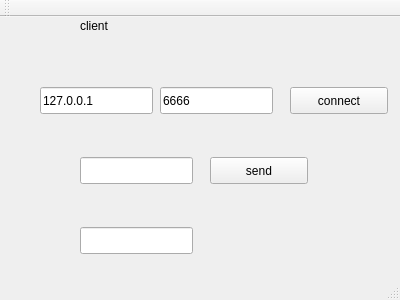
<?xml version="1.0" encoding="UTF-8"?>
<ui version="4.0">
 <class>MainWindow</class>
 <widget class="QMainWindow" name="MainWindow">
  <property name="geometry">
   <rect>
    <x>0</x>
    <y>0</y>
    <width>400</width>
    <height>300</height>
   </rect>
  </property>
  <property name="windowTitle">
   <string>MainWindow</string>
  </property>
  <widget class="QWidget" name="centralWidget">
   <widget class="QLineEdit" name="lineEdit">
    <property name="geometry">
     <rect>
      <x>80</x>
      <y>210</y>
      <width>113</width>
      <height>27</height>
     </rect>
    </property>
   </widget>
   <widget class="QPushButton" name="pushButton">
    <property name="geometry">
     <rect>
      <x>210</x>
      <y>140</y>
      <width>98</width>
      <height>27</height>
     </rect>
    </property>
    <property name="text">
     <string>send</string>
    </property>
   </widget>
   <widget class="QLabel" name="label">
    <property name="geometry">
     <rect>
      <x>80</x>
      <y>0</y>
      <width>66</width>
      <height>17</height>
     </rect>
    </property>
    <property name="text">
     <string>client</string>
    </property>
   </widget>
   <widget class="QLineEdit" name="lineEdit_2">
    <property name="geometry">
     <rect>
      <x>80</x>
      <y>140</y>
      <width>113</width>
      <height>27</height>
     </rect>
    </property>
   </widget>
   <widget class="QLineEdit" name="lineEdit_3">
    <property name="geometry">
     <rect>
      <x>160</x>
      <y>70</y>
      <width>113</width>
      <height>27</height>
     </rect>
    </property>
    <property name="text">
     <string>6666</string>
    </property>
   </widget>
   <widget class="QPushButton" name="pushButton_2">
    <property name="geometry">
     <rect>
      <x>290</x>
      <y>70</y>
      <width>98</width>
      <height>27</height>
     </rect>
    </property>
    <property name="text">
     <string>connect</string>
    </property>
   </widget>
   <widget class="QLineEdit" name="lineEdit_4">
    <property name="geometry">
     <rect>
      <x>40</x>
      <y>70</y>
      <width>113</width>
      <height>27</height>
     </rect>
    </property>
    <property name="text">
     <string>127.0.0.1</string>
    </property>
   </widget>
  </widget>
  <widget class="QMenuBar" name="menuBar">
   <property name="geometry">
    <rect>
     <x>0</x>
     <y>0</y>
     <width>400</width>
     <height>25</height>
    </rect>
   </property>
  </widget>
  <widget class="QToolBar" name="mainToolBar">
   <attribute name="toolBarArea">
    <enum>TopToolBarArea</enum>
   </attribute>
   <attribute name="toolBarBreak">
    <bool>false</bool>
   </attribute>
  </widget>
  <widget class="QStatusBar" name="statusBar"/>
 </widget>
 <layoutdefault spacing="6" margin="11"/>
 <resources/>
 <connections>
  <connection>
   <sender>pushButton</sender>
   <signal>clicked()</signal>
   <receiver>MainWindow</receiver>
   <slot>slot1()</slot>
   <hints>
    <hint type="sourcelabel">
     <x>249</x>
     <y>213</y>
    </hint>
    <hint type="destinationlabel">
     <x>249</x>
     <y>246</y>
    </hint>
   </hints>
  </connection>
  <connection>
   <sender>pushButton_2</sender>
   <signal>clicked()</signal>
   <receiver>MainWindow</receiver>
   <slot>slot2()</slot>
   <hints>
    <hint type="sourcelabel">
     <x>308</x>
     <y>65</y>
    </hint>
    <hint type="destinationlabel">
     <x>332</x>
     <y>91</y>
    </hint>
   </hints>
  </connection>
 </connections>
 <slots>
  <slot>slot1()</slot>
  <slot>slot2()</slot>
 </slots>
</ui>
